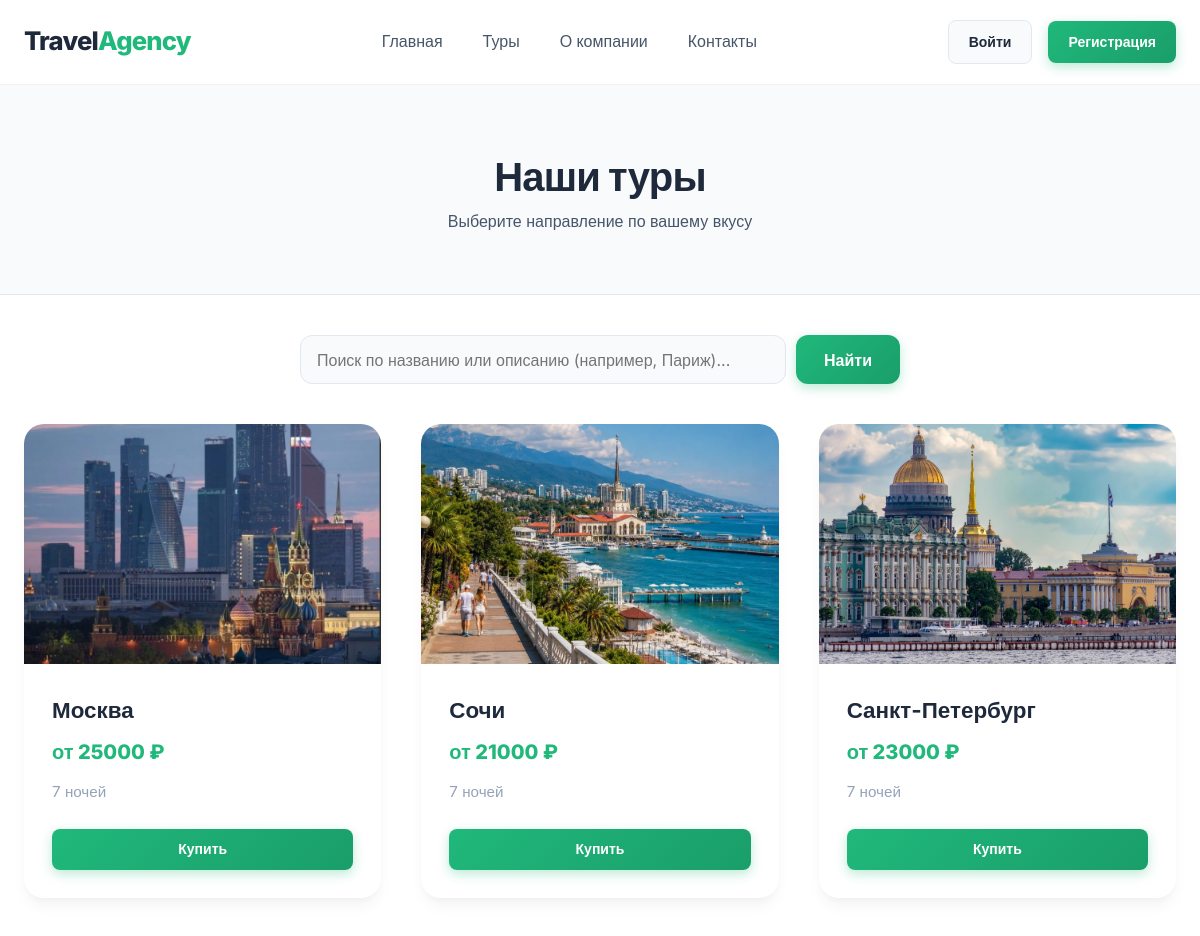
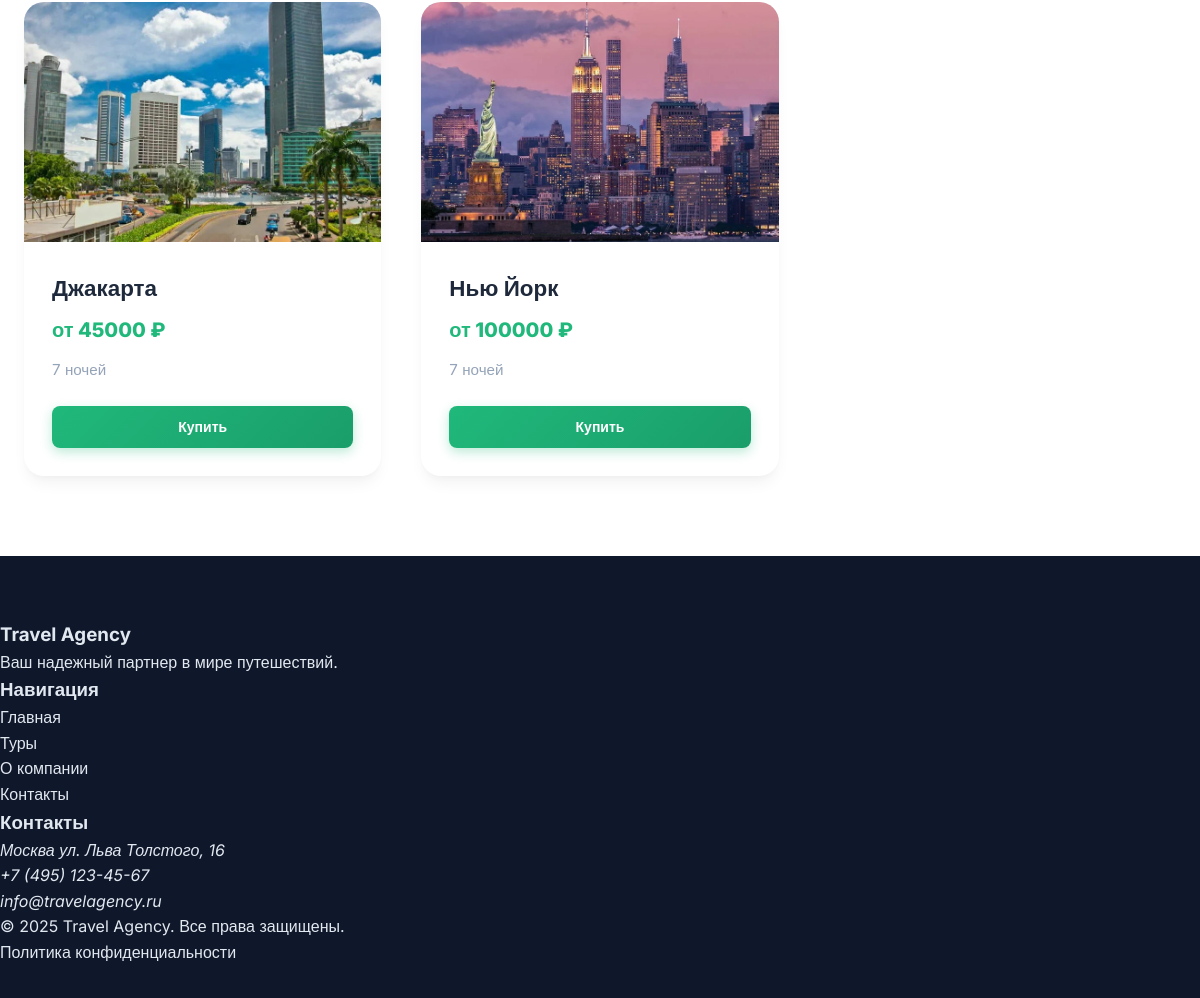
The page /travel/ on the database its author committed (2 pictures, top to bottom).
### travel_agent/models.py (models this page shows, shortened)
class Tour(models.Model):
    title = models.CharField(max_length=200, verbose_name="Название тура")
    category = models.ForeignKey(Category, on_delete=models.CASCADE, related_name='tours', verbose_name="Категория")
    description = models.TextField(verbose_name="Описание")
    price = models.DecimalField(max_digits=10, decimal_places=2, verbose_name="Цена")
    duration = models.PositiveIntegerField(default=7, verbose_name="Длительность (ночей)")
    image = models.ImageField(upload_to='tours/', blank=True, null=True, verbose_name="Изображение")
    is_active = models.BooleanField(default=True, verbose_name="Активен")
    class Meta:
        verbose_name = "Тур"
        verbose_name_plural = "Туры"

### travel_agent/views.py (the view)
# urls.py: path('travel/', views.tour_list, name='tour_list'),
def tour_list(request):
    query = request.GET.get('q', '')
    tours = Tour.objects.filter(is_active=True)
    if query:
        tours = tours.filter(
            Q(title__icontains=query) | Q(description__icontains=query)
        )
    return render(request, 'travel.html', {
        'tours': tours,
        'query': query
    })

### travel/templates/travel.html (shortened to what this page needs)
{% extends 'base.html' %}
{% block content %}
<section class="page-header section">
    <div class="container">
        <h1 class="page-header__title">Наши туры</h1>
        <p class="page-header__subtitle">Выберите направление по вашему вкусу</p>
    </div>
</section>
<section class="tour-category section" style="padding-top: 40px;">
    <div class="container">
        <div style="max-width: 600px; margin: 0 auto 40px auto;">
            <form method="GET" action="{% url 'tour_list' %}" style="display: flex; gap: 10px;">
                <input
                    type="text"
                    name="q"
                    value="{{ query }}"
                    placeholder="Поиск по названию или описанию (например, Париж)..."
                    class="form__input"
                    style="flex: 1;">
                <button type="submit" class="button button_theme_primary">Найти</button>
            </form>
        </div>
        <div class="tours-grid">
            {% for tour in tours %}
            <article class="tour-card">
                {% if tour.image %}
                    <img src="{{ tour.image.url }}" alt="{{ tour.title }}" class="tour-card__image">
                {% else %}
                    <img src="https://images.unsplash.com/photo-1507525428034-b723cf961d3e?w=400&h=300&fit=crop" alt="{{ tour.title }}" class="tour-card__image">
                {% endif %}
                <div class="tour-card__content">
                    <h3 class="tour-card__title">{{ tour.title }}</h3>
                    <p class="tour-card__price">от {{ tour.price|floatformat:0 }} ₽</p>
                    <p class="tour-card__desc">{{ tour.duration }} ночей</p>
                    <a href="{% url 'buy_tour' tour.id %}" class="button button_theme_primary button_size_s">Купить</a>
                </div>
            </article>
            {% endfor %}
        </div>
    </div>
</section>
{% endblock %}

### travel/templates/base.html (shortened to what this page needs)
{% load static %}
<!DOCTYPE html>
<html lang="ru">
<head>
    <link rel="stylesheet" href="{% static 'css/style.css' %}">
</head>
<body>
    <header class="header">
        <div class="header__container">
            <a href="{% url 'home' %}" class="header__logo logo">
                <span class="logo__text">Travel</span><span class="logo__highlight">Agency</span>
            </a>
            <nav class="header__nav nav" id="main-nav">
                <ul class="nav__list">
                    <li class="nav__item"><a href="{% url 'home' %}" class="nav__link">Главная</a></li>
                    <li class="nav__item"><a href="{% url 'tour_list' %}" class="nav__link">Туры</a></li>
                    <li class="nav__item"><a href="{% url 'information' %}" class="nav__link">О компании</a></li>
                    <li class="nav__item"><a href="{% url 'contacts' %}" class="nav__link">Контакты</a></li>
                </ul>
            </nav>
            <div class="header__actions">
                {% if user.is_authenticated %}
                    <a href="{% url 'my_tours' %}" class="button button_theme_secondary button_size_s">Мои туры</a>
                    <a href="{% url 'logout' %}" class="button button_theme_primary button_size_s">Выйти</a>
                {% else %}
                    <a href="{% url 'login' %}" class="button button_theme_secondary button_size_s">Войти</a>
                    <a href="{% url 'register' %}" class="button button_theme_primary button_size_s">Регистрация</a>
                {% endif %}
            </div>
        </div>
    </header>
    <main>
        {% block content %}{% endblock %}
    </main>
    <footer class="footer">
        <div class="footer__container">
            <div class="footer__column">
                <h3 class="footer__title">Travel Agency</h3>
                <p class="footer__text">Ваш надежный партнер в мире путешествий.</p>
            </div>
            <div class="footer__column">
                <h3 class="footer__title">Навигация</h3>
                <ul class="footer__list">
                    <li><a href="{% url 'home' %}" class="footer__link">Главная</a></li>
                    <li><a href="{% url 'tour_list' %}" class="footer__link">Туры</a></li>
                    <li><a href="{% url 'information' %}" class="footer__link">О компании</a></li>
                    <li><a href="{% url 'contacts' %}" class="footer__link">Контакты</a></li>
                </ul>
            </div>
            <div class="footer__column">
                <h3 class="footer__title">Контакты</h3>
                <address class="footer__address">
                    <p>Москва ул. Льва Толстого, 16</p>
                    <p><a href="tel:+74951234567" class="footer__link">+7 (495) 123-45-67</a></p>
                    <p><a href="mailto:info@travelagency.ru" class="footer__link">info@travelagency.ru</a></p>
                </address>
            </div>
        </div>
        <div class="footer__bottom">
            <p>&copy; 2025 Travel Agency. Все права защищены.</p>
            <p><a href="{% static 'docs/privacy_policy.pdf' %}" class="footer__link" target="_blank">Политика конфиденциальности</a></p>
        </div>
    </footer>
</body>
</html>

### static/css/style.css (style rules this page uses)
:root { --color-primary: #20B87B; --color-primary-dark: #1A9E6A; --color-gradient: linear-gradient(135deg, #20B87B 0%, #1A9E6A 100%); --color-secondary: #1E293B; --color-text: #475569; --color-text-light: #94A3B8; --color-bg: #FFFFFF; --color-bg-light: #F8FAFC; --color-border: #E2E8F0; --color-error: #EF4444; --color-error-bg: #FEF2F2; --color-success: #10B981; --color-success-bg: #ECFDF5; --font-family: 'Inter', sans-serif; --shadow-sm: 0 1px 3px rgba(0, 0, 0, 0.05), 0 1px 2px rgba(0, 0, 0, 0.03); --shadow-md: 0 10px 15px -3px rgba(0, 0, 0, 0.05), 0 4px 6px -2px rgba(0, 0, 0, 0.025); --shadow-lg: 0 20px 25px -5px rgba(0, 0, 0, 0.08), 0 10px 10px -5px rgba(0, 0, 0, 0.04); --radius: 12px; --radius-lg: 20px; --transition: 0.3s cubic-bezier(0.4, 0, 0.2, 1); }
*, *::before, *::after { box-sizing: border-box; margin: 0; padding: 0; }
html { scroll-behavior: smooth; }
body { font-family: var(--font-family); color: var(--color-text); background-color: var(--color-bg); line-height: 1.6; font-size: 16px; -webkit-font-smoothing: antialiased; }
img { max-width: 100%; height: auto; display: block; }
a { color: inherit; text-decoration: none; }
ul, ol { list-style: none; }
.container { max-width: 1200px; margin: 0 auto; padding: 0 24px; }
.section { padding: 80px 0; }
.button { display: inline-flex; align-items: center; justify-content: center; gap: 0.5rem; padding: 0.8rem 1.75rem; border: none; border-radius: var(--radius); font-family: inherit; font-size: 1rem; font-weight: 600; cursor: pointer; transition: all var(--transition); text-decoration: none; }
.button_theme_primary { background: var(--color-gradient); color: #FFFFFF; box-shadow: 0 4px 12px rgba(32, 184, 123, 0.3); }
.button_theme_secondary { background-color: var(--color-bg-light); color: var(--color-secondary); border: 1px solid var(--color-border); }
.button_size_s { padding: 0.6rem 1.25rem; font-size: 0.875rem; border-radius: 8px; }
.header { background-color: rgba(255, 255, 255, 0.85); backdrop-filter: blur(12px); -webkit-backdrop-filter: blur(12px); border-bottom: 1px solid rgba(0,0,0,0.05); position: sticky; top: 0; z-index: 100; transition: all var(--transition); }
.header__container { max-width: 1200px; margin: 0 auto; padding: 1.25rem 24px; display: flex; align-items: center; justify-content: space-between; position: relative; }
.logo { font-size: 1.6rem; font-weight: 800; letter-spacing: -0.03em; }
.logo__text { color: var(--color-secondary); }
.logo__highlight { color: var(--color-primary); }
.nav__list { display: flex; gap: 2.5rem; }
.nav__link { font-weight: 500; color: var(--color-text); transition: color var(--transition); position: relative; padding-bottom: 4px; }
.nav__link::after { content: ''; position: absolute; bottom: 0; left: 50%; width: 0; height: 2px; background-color: var(--color-primary); transition: all var(--transition); transform: translateX(-50%); border-radius: 2px; }
.header__actions { display: flex; align-items: center; gap: 1rem; }
.tours-grid { display: grid; grid-template-columns: repeat(auto-fit, minmax(320px, 1fr)); gap: 2.5rem; }
.tour-card { background: #FFFFFF; border-radius: var(--radius-lg); overflow: hidden; box-shadow: var(--shadow-md); transition: all var(--transition); display: flex; flex-direction: column; }
.tour-card__image { width: 100%; height: 240px; object-fit: cover; transition: transform 0.5s ease; }
.tour-card__content { padding: 1.75rem; display: flex; flex-direction: column; flex: 1; }
.tour-card__title { font-size: 1.4rem; font-weight: 700; color: var(--color-secondary); margin-bottom: 0.5rem; }
.tour-card__price { font-size: 1.25rem; font-weight: 800; color: var(--color-primary); margin-bottom: 0.75rem; }
.tour-card__desc { color: var(--color-text-light); font-size: 0.95rem; margin-bottom: 1.5rem; flex: 1; }
.page-header { background: var(--color-bg-light); padding: 60px 0; text-align: center; border-bottom: 1px solid var(--color-border); }
.page-header__title { font-size: 2.5rem; font-weight: 800; color: var(--color-secondary); letter-spacing: -0.02em; }
.form__input { width: 100%; padding: 0.85rem 1rem; border: 1.5px solid var(--color-border); border-radius: var(--radius); font-family: inherit; font-size: 1rem; background-color: var(--color-bg-light); transition: all var(--transition); }
.footer { background-color: #0F172A; color: #E2E8F0; padding: 4rem 0 2rem; }

### rows shown on the page
Tour: image (picture), title "Москва", price "25000", duration "7"
Tour: image (picture), title "Сочи", price "21000", duration "7"
Tour: image (picture), title "Санкт-Петербург", price "23000", duration "7"
Tour: image (picture), title "Джакарта", price "45000", duration "7"
Tour: image (picture), title "Нью Йорк", price "100000", duration "7"
